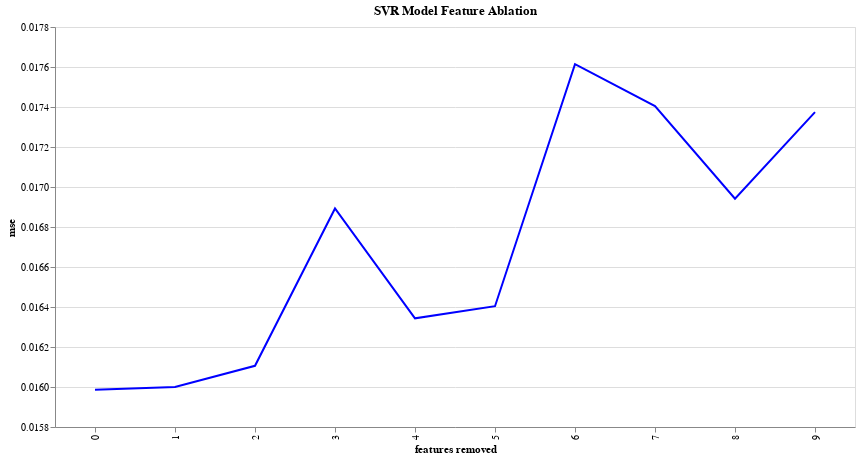

Notebook cell for this chart:
### Code cell
# visualize the feature ablation results
base = alt.Chart(results)
c1 = base.mark_line(color='blue').encode(
    x=alt.X('index:O', title='features removed'),
    y=alt.Y('mse:Q').scale(zero=False)
)

c1.properties(height=400,width=800, title='SVR Model Feature Ablation')

### Figure 1 — Vega-Lite specification as saved in the notebook (floating-point values rounded to 4 significant figures)
{"config": {"view": {"continuousWidth": 300, "continuousHeight": 300}}, "data": {"name": "data-fc383ee2499af1563bd3e50b055451fa"}, "mark": {"type": "line", "color": "blue"}, "encoding": {"x": {"field": "index", "title": "features removed", "type": "ordinal"}, "y": {"field": "mse", "scale": {"zero": false}, "type": "quantitative"}}, "height": 400, "title": "SVR Model Feature Ablation", "width": 800, "$schema": "https://vega.github.io/schema/vega-lite/v5.8.0.json", "datasets": {"data-fc383ee2499af1563bd3e50b055451fa": [{"index": 0, "features": "['Scriptophobic community talking about Meme & Photo Posts', 'Core, influential Redditors community talking about MOD (moderator) Announcements', 'Core, influential Redditors community talking about Unclear Topic - Some posts about holding, FINRA, and a lot of external links_shift1', 'Core, influential Redditors community talking about Regulatory Matters (Direct and Indirect)', 'Core, influential Redditors community talking about Mix - GME Price Movements and Nonsense Posts_shift1', 'MOD (moderator) Announcements', 'Core, influential Redditors community talking about Regulatory Matters (Direct and Indirect)_shift1', 'Scriptophobic community talking about MOD (moderator) Announcements', 'Scriptophobic community talking about Unclear Topic - Some posts about holding, FINRA, and a lot of external links_shift1', 'Regulatory Matters (Direct and Indirect)']", "mse": 0.01599}, {"index": 1, "features": "['Scriptophobic community talking about Meme & Photo Posts', 'Core, influential Redditors community talking about MOD (moderator) Announcements', 'Core, influential Redditors community talking about Unclear Topic - Some posts about holding, FINRA, and a lot of external links_shift1', 'Core, influential Redditors community talking about Regulatory Matters (Direct and Indirect)', 'Core, influential Redditors community talking about Mix - GME Price Movements and Nonsense Posts_shift1', 'MOD (moderator) Announcements', 'Core, influential Redditors community talking about Regulatory Matters (Direct and Indirect)_shift1', 'Scriptophobic community talking about MOD (moderator) Announcements', 'Scriptophobic community talking about Unclear Topic - Some posts about holding, FINRA, and a lot of external links_shift1']", "mse": 0.016}, {"index": 2, "features": "['Scriptophobic community talking about Meme & Photo Posts', 'Core, influential Redditors community talking about MOD (moderator) Announcements', 'Core, influential Redditors community talking about Unclear Topic - Some posts about holding, FINRA, and a lot of external links_shift1', 'Core, influential Redditors community talking about Regulatory Matters (Direct and Indirect)', 'Core, influential Redditors community talking about Mix - GME Price Movements and Nonsense Posts_shift1', 'MOD (moderator) Announcements', 'Core, influential Redditors community talking about Regulatory Matters (Direct and Indirect)_shift1', 'Scriptophobic community talking about MOD (moderator) Announcements']", "mse": 0.01611}, {"index": 3, "features": "['Scriptophobic community talking about Meme & Photo Posts', 'Core, influential Redditors community talking about MOD (moderator) Announcements', 'Core, influential Redditors community talking about Unclear Topic - Some posts about holding, FINRA, and a lot of external links_shift1', 'Core, influential Redditors community talking about Regulatory Matters (Direct and Indirect)', 'Core, influential Redditors community talking about Mix - GME Price Movements and Nonsense Posts_shift1', 'MOD (moderator) Announcements', 'Core, influential Redditors community talking about Regulatory Matters (Direct and Indirect)_shift1']", "mse": 0.01689}, {"index": 4, "features": "['Scriptophobic community talking about Meme & Photo Posts', 'Core, influential Redditors community talking about MOD (moderator) Announcements', 'Core, influential Redditors community talking about Unclear Topic - Some posts about holding, FINRA, and a lot of external links_shift1', 'Core, influential Redditors community talking about Regulatory Matters (Direct and Indirect)', 'Core, influential Redditors community talking about Mix - GME Price Movements and Nonsense Posts_shift1', 'MOD (moderator) Announcements']", "mse": 0.01634}, {"index": 5, "features": "['Scriptophobic community talking about Meme & Photo Posts', 'Core, influential Redditors community talking about MOD (moderator) Announcements', 'Core, influential Redditors community talking about Unclear Topic - Some posts about holding, FINRA, and a lot of external links_shift1', 'Core, influential Redditors community talking about Regulatory Matters (Direct and Indirect)', 'Core, influential Redditors community talking about Mix - GME Price Movements and Nonsense Posts_shift1']", "mse": 0.0164}, {"index": 6, "features": "['Scriptophobic community talking about Meme & Photo Posts', 'Core, influential Redditors community talking about MOD (moderator) Announcements', 'Core, influential Redditors community talking about Unclear Topic - Some posts about holding, FINRA, and a lot of external links_shift1', 'Core, influential Redditors community talking about Regulatory Matters (Direct and Indirect)']", "mse": 0.01761}, {"index": 7, "features": "['Scriptophobic community talking about Meme & Photo Posts', 'Core, influential Redditors community talking about MOD (moderator) Announcements', 'Core, influential Redditors community talking about Unclear Topic - Some posts about holding, FINRA, and a lot of external links_shift1']", "mse": 0.0174}, {"index": 8, "features": "['Scriptophobic community talking about Meme & Photo Posts', 'Core, influential Redditors community talking about MOD (moderator) Announcements']", "mse": 0.01694}, {"index": 9, "features": "['Scriptophobic community talking about Meme & Photo Posts']", "mse": 0.01737}]}}
